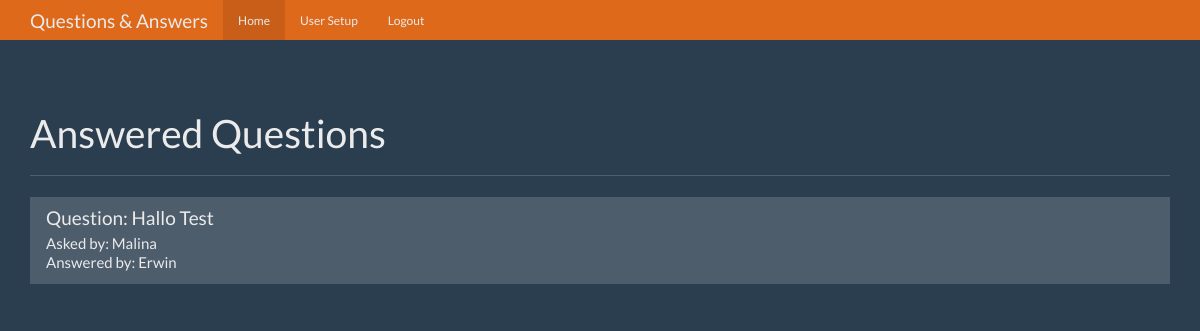
The page / (signed in) on the database its author committed.
### tables this page shows
CREATE TABLE questions (
    
    id integer primary key autoincrement,
    question_text text not null,
    answer_text text,
    asked_by_id integer not null,
    expert_id integer not null

);

CREATE TABLE users(
    id integer primary key autoincrement,
    name text not null,
    password text not null,
    expert boolean not null default 0,
    admin boolean not null default 0
);

### app.py (the view)
@app.route('/')
def index():
    user = get_current_user()
    if not user:
        return redirect(url_for('login'))
    db = get_db()
    question_cur = db.execute('select questions.id as question_id, questions.question_text, u.name as u_name, e.name as e_name  \
            from questions join users as u on u.id = questions.asked_by_id join users as e on e.id = questions.expert_id \
            where questions.answer_text is not null' )
    questions = question_cur.fetchall()
    return render_template('home.html', user = user, questions = questions )

### app.py (called while the page is built)
def get_current_user():
    user_result = None
    db = get_db()
    if 'user' in session:
        user = session['user']
        user_cur = db.execute('select id, name, password, expert, admin from users where name = ?', [user])
        user_result = user_cur.fetchone()
    return user_result

### database.py (called while the page is built)
def connect_db():
    sql = sqlite3.connect('questions.db')
    sql.row_factory = sqlite3.Row
    return sql

def get_db():
    if not hasattr(g, 'sqlite_db'):
        g.sqlite_db = connect_db()
    return g.sqlite_db

### templates/home.html (shortened to what this page needs)
<!DOCTYPE html>
<html lang="en">
  <head>
    <link href="{{ url_for( 'static', filename='bootstrap.min.css') }}" rel="stylesheet">
    <link href="{{ url_for( 'static', filename='theme.css') }}" rel="stylesheet">
  </head>
  <body>
    <nav class="navbar navbar-inverse navbar-fixed-top">
      <div class="container">
        <div class="navbar-header">
          <a class="navbar-brand" href="#">Questions & Answers</a>
        </div>
        <div id="navbar" class="navbar-collapse collapse">
          <ul class="nav navbar-nav">
              <li class="active"><a href="{{ url_for('index') }}">Home</a></li>
            {% if user and user['admin'] %}
            <li><a href="{{ url_for('users') }}">User Setup</a></li>
            {% endif %}
            {% if user %}
            <li><a href="{{ url_for('logout') }}">Logout</a></li>
            {% endif %}
          </ul>
        </div>
      </div>
    </nav>
    <div class="container theme-showcase" role="main">
      <div class="page-header">
        <h1>Answered Questions</h1>
      </div>
      <div class="row">
        <div class="col-lg-12">
          <div class="list-group">
            {% for question in questions %}
            <a href="{{ url_for('question', question_id = question['question_id']) }}" class="list-group-item">
                <h4 class="list-group-item-heading"> Question: {{ question['question_text'] }}</h4>
                <p class="list-group-item-text"> Asked by: {{ question['u_name'] }}</p>
                <p class="list-group-item-text"> Answered by: {{ question['e_name'] }}</p>
            </a>
            {% endfor %}
          </div>
        </div>
      </div>
    </div>
  </body>
</html>

### static/theme.css (style rules this page uses)
body { padding-top: 70px; padding-bottom: 30px; }

### rows shown on the page
questions: question_text "Hallo Test", u_name "Malina", e_name "Erwin"
